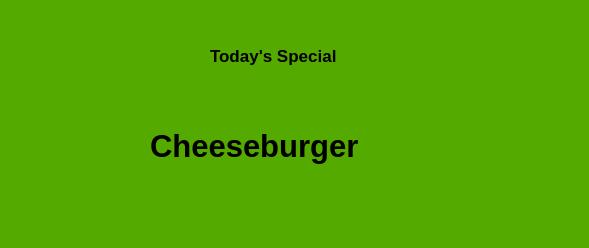
<?xml version="1.0" encoding="UTF-8"?>
<ui version="4.0">
 <class>TodaysSpecialPopUp</class>
 <widget class="QDialog" name="TodaysSpecialPopUp">
  <property name="geometry">
   <rect>
    <x>0</x>
    <y>0</y>
    <width>589</width>
    <height>248</height>
   </rect>
  </property>
  <property name="windowTitle">
   <string>Today's Special</string>
  </property>
  <property name="styleSheet">
   <string notr="true">background-color: rgb(85, 170, 0);</string>
  </property>
  <widget class="QLabel" name="label_title">
   <property name="geometry">
    <rect>
     <x>210</x>
     <y>40</y>
     <width>171</width>
     <height>31</height>
    </rect>
   </property>
   <property name="font">
    <font>
     <pointsize>13</pointsize>
     <weight>75</weight>
     <bold>true</bold>
    </font>
   </property>
   <property name="text">
    <string>Today's Special</string>
   </property>
  </widget>
  <widget class="QLabel" name="label_showtodaysspecial">
   <property name="geometry">
    <rect>
     <x>150</x>
     <y>110</y>
     <width>281</width>
     <height>71</height>
    </rect>
   </property>
   <property name="font">
    <font>
     <pointsize>23</pointsize>
     <weight>75</weight>
     <bold>true</bold>
    </font>
   </property>
   <property name="styleSheet">
    <string notr="true">color: rgb(0, 0, 0);</string>
   </property>
   <property name="text">
    <string>Cheeseburger</string>
   </property>
  </widget>
 </widget>
 <resources/>
 <connections/>
</ui>
